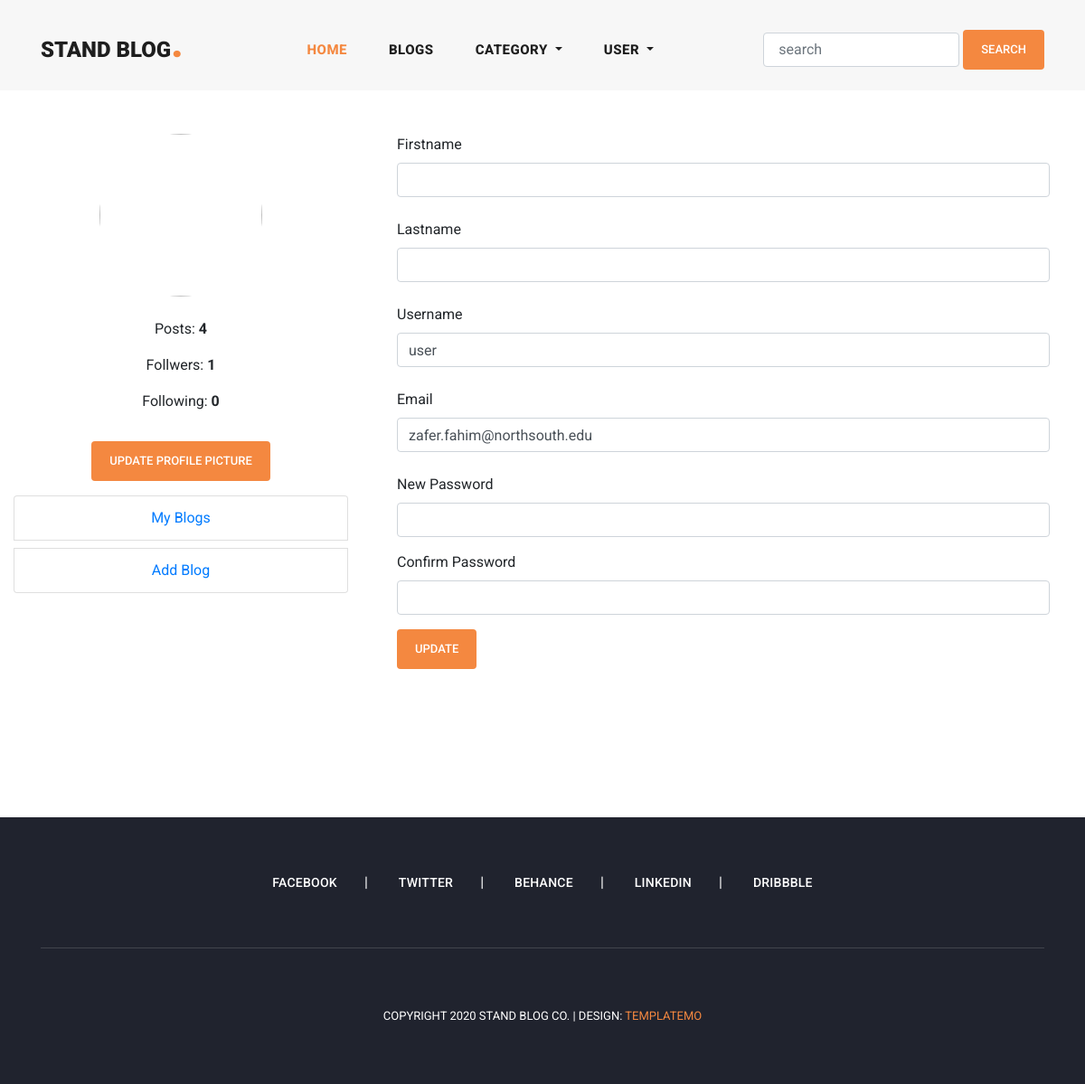
Before: /profile/ (signed in) with the older database file.
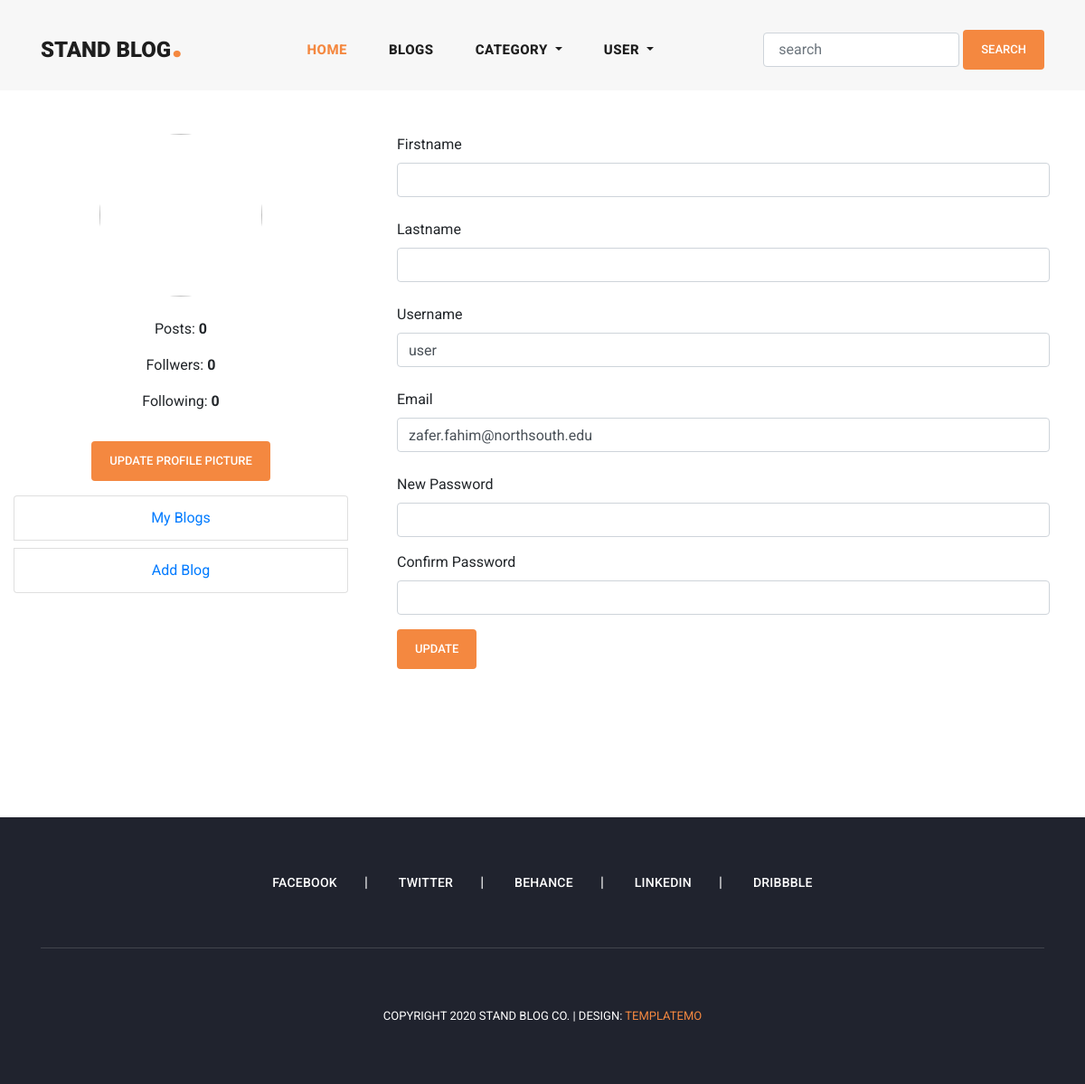
After: the same page with the newer database file.
### user/models.py (models this page shows, shortened)
class User(AbstractUser):
    email = models.EmailField(
        max_length=150,
        unique=True,
        error_messages={
            "unique": "The email must be unique"
        }
    )
    profile_image = models.ImageField(
        null=True,
        blank=True,
        upload_to="profile_images"
    )
    followers = models.ManyToManyField("Follow")
    REQUIRED_FIELDS = ["email"]
    objects = CustomUserManager()
    def get_profile_picture(self):
        url = ""
        try:
            url = self.profile_image.url
        except:
            url = ""
        return url

### user/views.py (the view, shortened to what this page needs)
# urls.py: path('profile/',profile,name='profile'),
@login_required(login_url='login_user')
def profile(request):
    account = get_object_or_404(User,pk = request.user.pk)
    form = UserProfileUpdateForm(instance = account)
    context = {"account": account, "form": form}
    return render(request, 'profile.html',context)

### user/forms.py (shortened to what this page needs)
class UserProfileUpdateForm(forms.ModelForm):
    def __init__(self, *args, **kwargs):
            super().__init__(*args, **kwargs)
    class Meta:
        model = User
        fields = ("first_name","last_name", "username", "email" )

### blog/context_processors.py (called while the page is built)
def get_all_categories(request):
    categories = Category.objects.all()
    context = {
        "categories": categories
    }
    return context

### user/context_processors.py (called while the page is built)
def user_notification(request):
    context = {}
    if request.user.is_authenticated:
        notifications = Notification.objects.filter(user=request.user).order_by('created')
        unseen = notifications.exclude(is_seen = True)
        context['notifications'] = notifications
        context['unseen'] = unseen.count()
    return context

### templates/profile.html (shortened to what this page needs)
{% extends 'main.html' %}
{% load static %}
{% block content %}
<section class="profile">
    <div class="container-fluid">
        <div class="row py-5">
            <div class="col-md-4">
                <div class="text-center">
                    <img class="rounded rounded-circle profile-picture" src="{{request.user.get_profile_picture}}" alt="">
                    <ul class="text-center py-3">
                        <li class="py-2">
                            <span>Posts: <strong>{{account.user_blogs.count}}</strong></span>
                        </li>
                        <li class="py-2">
                            <span>Follwers: <strong>{{account.user_followers.count}}</strong></span>
                        </li>
                        <li class="py-2">
                            <span>Following: <strong>{{account.user_folowed.count}}</strong></span>
                        </li>
                    </ul>
                </div>
                <div class="text-center pt-2 pb-1">
                <button type="button" class="btn btn-primary" data-toggle="modal" data-target="#exampleModal">
                    Update Profile Picture
                </button>
                </div>
                <ul class="list-group text-center mt-2 mb-5">
                    <li class="list-group-item my-1">
                        <a class="text-decoration-none" href="{% url 'myblogs' %}">
                            My Blogs
                        </a>
                    </li>
                    <li class="list-group-item my-1">
                        <a class="text-decoration-none" href="{% url 'addblogs' %}">
                            Add Blog
                        </a>
                    </li>
                </ul>
            </div>
            <div class="col-md-8">
                <form class="px-4" action="{% url 'profile' %}" method="POST">
                    <div class="form-group">
                        <label for="firstname">Firstname</label>
                        <input class="form-control" name="first_name"  value="{{account.first_name}}" type="text">
                        <p class="text-danger error py-1">{{form.first_name.errors}}</p>
                    </div>
                    <div class="form-group">
                        <label for="lastname">Lastname</label>
                        <input class="form-control" name="last_name"  value="{{account.last_name}}" type="text">
                        <p class="text-danger error py-1">{{form.last_name.errors}}</p>
                    </div>
                    <div class="form-group">
                        <label for="username">Username</label>
                        <input class="form-control" name="username"  value="{{account.username}}" type="text">
                        <p class="text-danger error py-1">{{form.username.errors}}</p>
                    </div>
                    <div class="form-group">
                        <label for="email">Email</label>
                        <input class="form-control" name="email"  value="{{account.email}}" type="email">
                        <p class="text-danger error py-1">{{form.email.errors}}</p>
                    </div>
                    <div class="form-group">
                        <label for="new_password">New Password</label>
                        <input class="form-control" name="new_password"  value="" type="password">
                    </div>
                    <div class="form-group">
                        <label for="confirm_password">Confirm Password</label>
                        <input class="form-control" name="confirm_password"  value="" type="password">
                    </div>
                    <div class="form-group mt-2">
                        <button class="btn btn-primary">Update</button>
                    </div>
                </form>
            </div>
        </div>
    </div>
</section>
{% endblock content %}

### templates/header.html (shortened to what this page needs)
<header class="">
    <nav class="navbar navbar-expand-lg">
      <div class="container">
        <a class="navbar-brand" href="index.html"><h2>Stand Blog<em>.</em></h2></a>
        <div class="collapse navbar-collapse" id="navbarResponsive">
          <ul class="navbar-nav ml-auto">
            <li class="nav-item active">
              <a class="nav-link" href="{% url 'home' %}">Home
              </a>
            </li>
            <li class="nav-item">
              <a class="nav-link" href="{% url 'blogs' %}">Blogs</a>
            </li>
            <li class="nav-item dropdown">
              <a class="nav-link dropdown-toggle" href="#" id="navbarDropdown" role="button" data-toggle="dropdown" aria-haspopup="true" aria-expanded="false">
                Category
              </a>
            </li>
            {% if request.user.is_authenticated %}
            <li class="nav-item dropdown">
              <a class="nav-link dropdown-toggle" href="#" id="navbarDropdown" role="button" data-toggle="dropdown" aria-haspopup="true" aria-expanded="false">
                {{request.user.username}}
              </a>
            </li>
            {% else %}
            <li class="nav-item">
              <a class="nav-link" href="{% url 'login_user' %}">Login</a>
            </li>
            {% endif %}
          </ul>
          <form class="form-inline d-flex flex-nowrap my-2 ml-auto search-form" action="{% url 'search_blogs' %}" method="GET">
            <input class="form-control px-3" name="search" type="text" placeholder="search" required>
            <button class="btn btn-primary ml-1">Search</button>
          </form>
        </div>
      </div>
    </nav>
  </header>

Changed rows visible on the page:
changed User "USER": user_blogs.count "4" → "0"; user_followers.count "1" → "0"
